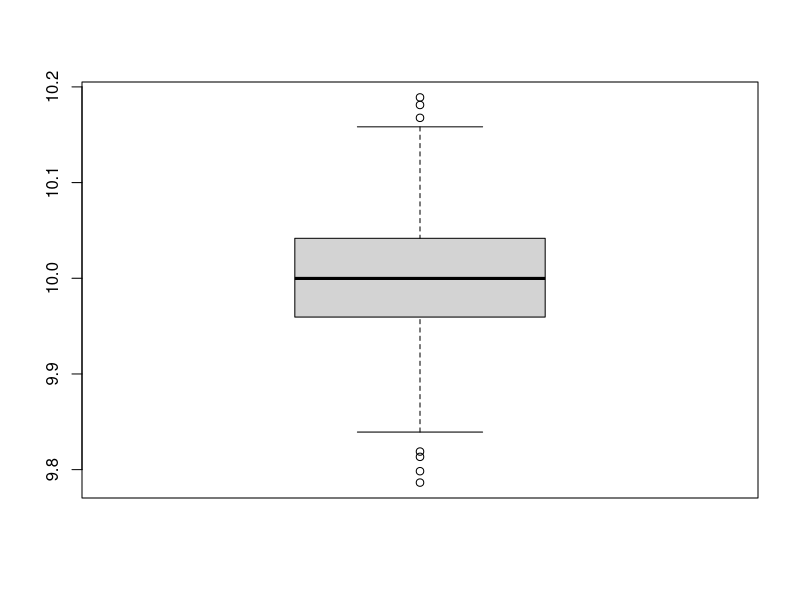
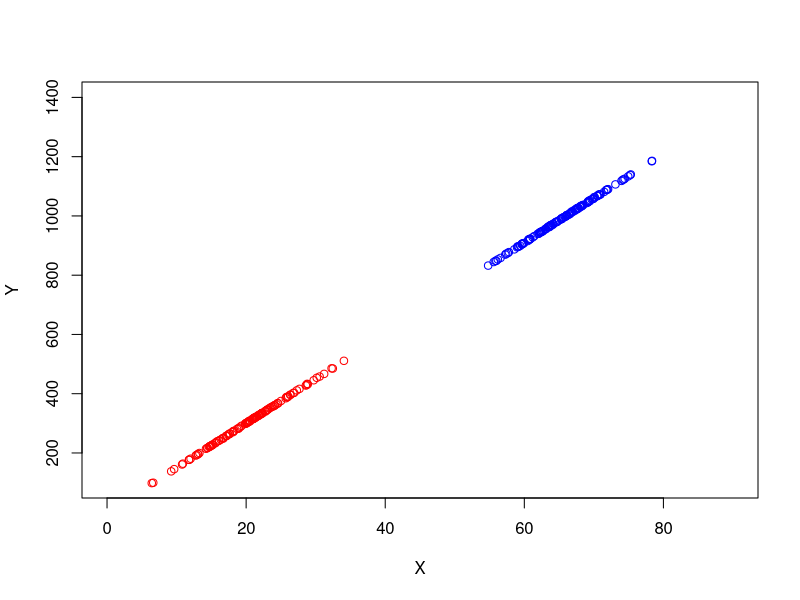
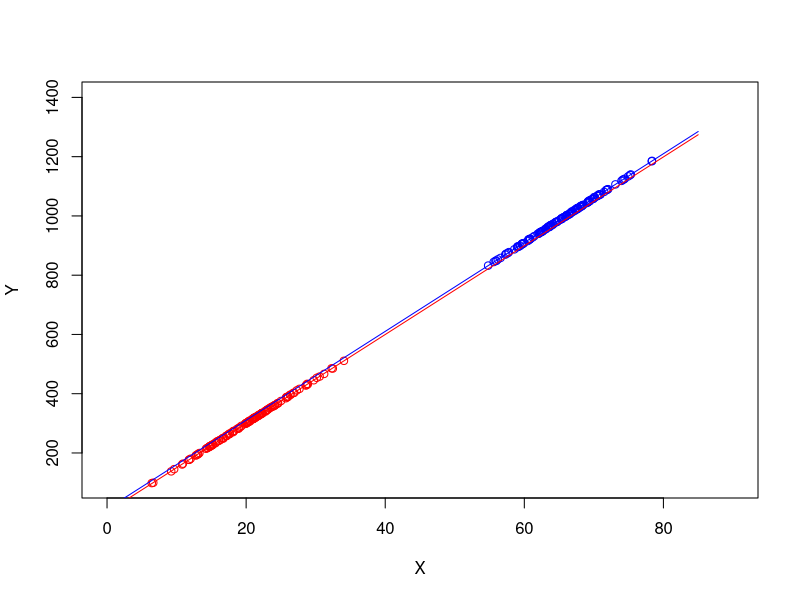

Recreate these plots in R, in order.
## ---- chunk 1
library(mvtnorm)
## ---- chunk 2
#Parametres
N=1000                     
p=4                        #Le nombre de variables confondantes
mu=rep(120,p)              #moyenne pour chaque vecteur de variable confondante
sigma=diag(30,p)           #écart-type pour chaque vecteur de variable confondante
s=c(0.2,0.7,-1,0.3)        #coefficients de chaque variable confondante dans la regression
s0<- 90                    #constante de la régression
To=10                      #paramètre a estimer, effet du traitement


## ---- chunk 3
#création des covariables
covariates<-rmvnorm(n=50*N,mu,sigma) #création de covariables qui suivent la loi normale.
DF<-as.data.frame(covariates)
names(DF)<-paste("X",1:p,sep="") #on nommera les covariables Xi.
covariates_names <-names(DF)
T<-sample(c(0, 1), size = 50*N, replace = TRUE, prob = c(0.5, 0.5))
DF$T<-T
err<- rnorm(50*N, mean = 0, sd = sqrt(0.002))
eta <- as.vector(covariates%*%s+To*T+s0+err)
DF$Y<-eta
#repartition par groupe de traitement et de control
control_group<-subset(DF$Y, DF$T == 0)
treatment_group<-subset(DF$Y,DF$T==1)
## ---- chunk 4
# Analyse statistique des estimations
treatment_mean_est <- mean(treatment_group)
control_mean_est <- mean(control_group)
## ---- chunk 5
effet_treat=treatment_mean_est - control_mean_est
effet_treat
## ---- chunk 6
result<-t.test(treatment_group-control_group,y=NULL,mu = To,var.equal =FALSE)
result
## ---- chunk 7
df <- result$parameter
tobs <- result$statistic
alpha <- 0.05
critical_value <- qt(1 - alpha/2, df)
if (abs(tobs) > critical_value) {
  cat("Le test est significatif.\n")
} else {
  cat("Le test n'est pas significatif.\n")
}
## ---- chunk 8
vecteur <- vector("numeric", length = 0)
sum=0

for (i in 1:1000)
{
  covariates<-rmvnorm(n=50*N,mu,sigma) #création de covariables qui suivent la loi normale.
  DF<-as.data.frame(covariates)
  names(DF)<-paste("X",1:p,sep="") #on nommera les covariables Xi.
  covariates_names <-names(DF)
  T<-sample(c(0, 1), size = 50*N, replace = TRUE, prob = c(0.5, 0.5))
  DF$T<-T
  err<- rnorm(50*N, mean = 0, sd = sqrt(0.002))
  eta <- as.vector(covariates%*%s+To*T+s0+err)
  DF$Y<-eta
  #repartition par groupe de traitement et de control
  control_group<-subset(DF$Y, DF$T == 0)
  treatment_group<-subset(DF$Y,DF$T==1)
  treatment_mean_est <- mean(treatment_group)
  control_mean_est <- mean(control_group)
  vecteur[i]=treatment_mean_est-control_mean_est
  suppressWarnings({
  result <- t.test(treatment_group-control_group, y = NULL, mu = To, var.equal = FALSE)
  })
  if(result$p.value<0.05)
  {
    sum<-sum+1
  }
}
boxplot(vecteur)

## ---- chunk 9
sum/10
## ---- chunk 10
#parameter
Nt=150
Nc=133
meanX_ageT<-65
sd_XT <- 5
meanX_ageC <-20
sd_XC <-5
To<-10
alpha<-15
## ---- chunk 11
Xt<-rnorm(Nt, meanX_ageT, sd_XT)
Xc<-rnorm(Nc, meanX_ageC, sd_XC)
## ---- chunk 12
errT<-rnorm(Nt, mean = 0, sd = sqrt(1))
errc<-rnorm(Nc, mean = 0, sd = sqrt(1))
Yt<-To+alpha*Xt+errT
Yc<-alpha*Xc+errc
X<-c(Xt,Xc)
## ---- chunk 13
#Tracer le premier graphique
plot(Xt, Yt,type = "p", col = "blue", xlab = "X", ylab = "Y",xlim=c(0,90),ylim=c(100,1400))

#Tracer le second graphique
lines(Xc, Yc,type = "p", col = "red")
## ---- chunk 14
#regression lineaire:
res1 <-lm(Yt~Xt)
res2 <-lm(Yc~Xc)
## ---- chunk 15
Y_est1 <- as.matrix(cbind(res1$fitted.values))
Y_est2 <- as.matrix(cbind(res2$fitted.values))
theta.est1 <- res1$coefficients
theta.est2 <- res2$coefficients

## ---- chunk 16
Nx=1000
X<-seq(from = 0, to = 85, length.out = Nx)
## ---- chunk 17
#Tracer le premier graphique
plot(Xt, Yt,type = "p", col = "blue", xlab = "X", ylab = "Y",xlim=c(0,90),ylim=c(100,1400))
#Tracer le second graphique
lines(Xc, Yc,type = "p", col = "red")
lines(X,theta.est1[2]*X+theta.est1[1],type="l",col="blue")
lines(X,theta.est2[2]*X+theta.est2[1],type="l",col="red")
## ---- chunk 18
tau<-theta.est1[1]+1/1000*sum(theta.est1[2]*X)-theta.est2[1]-1/1000*sum(theta.est2[2]*X)
tau
## ---- chunk 19
compute_ipw <- function(DF, normalized = FALSE){
  
  n <- nrow(DF[DF$T ==1, ])
  m <- nrow(DF[DF$T ==0, ])
  
  
  # Estimation of P(T = 1 | X)
  # p <-- P(T = 1 | X) 
  temp <- DF
  #with logistic regression
    p.fit  <- glm(temp$T ~., family = binomial("logit"), data = temp[, !names(temp) %in% c("T", "Y")])
    p <- predict(p.fit, type = "response", newdata = temp) ###
  
  # Store odds
  temp$odds <-p
  
  # Keep only RCT for the rest of the calculus
  
  if (normalized == FALSE){
    tau_ipw <- (2/m)*with(temp,(1/(50*N))*sum(T*Y/odds - (1-T)*Y/(1-odds)))  
  } else {
    tau_ipw <- with(temp, (1/(50*N))*sum(T*Y/odds - (1-T)*Y/(1-odds)))
  }
  
  return(tau_ipw)
}

## ---- chunk 20
compute_ipw(DF)
